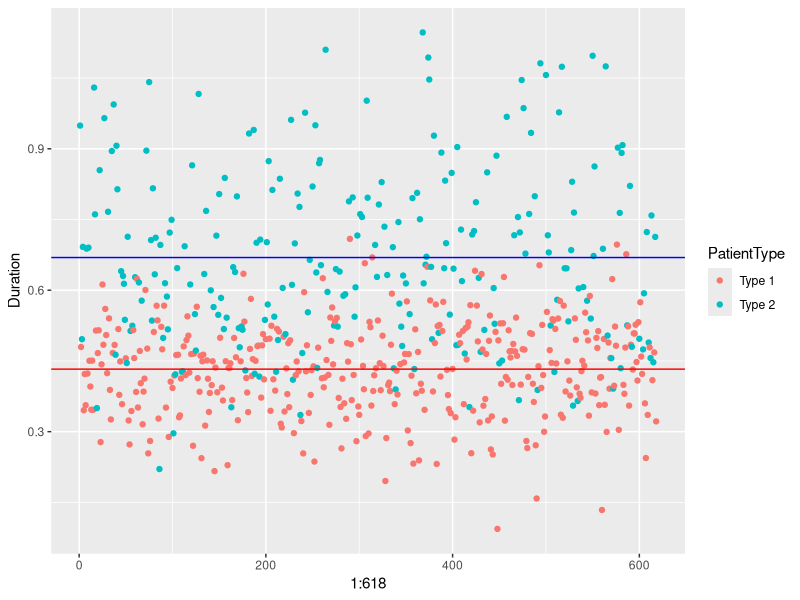
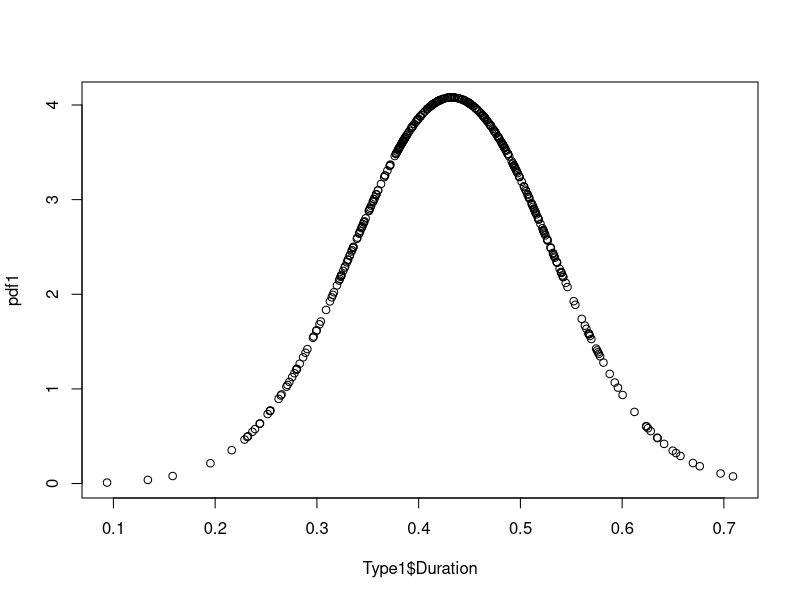
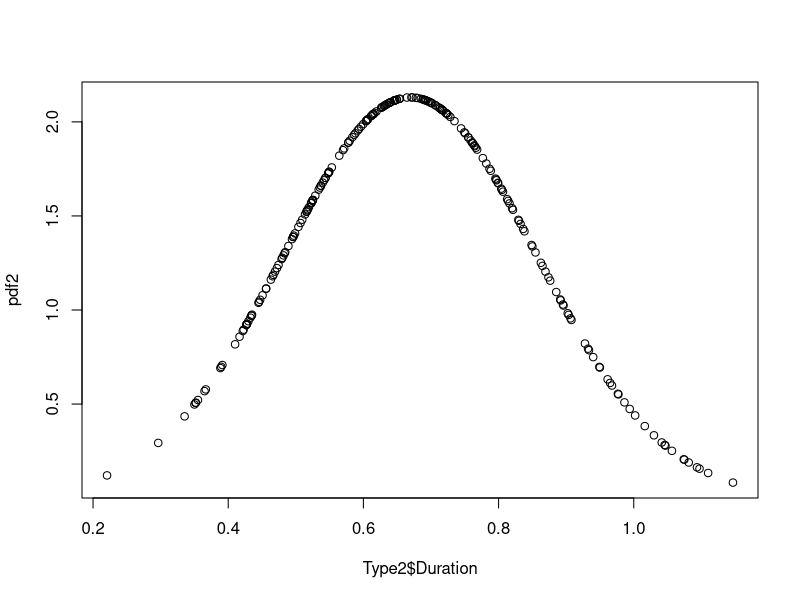
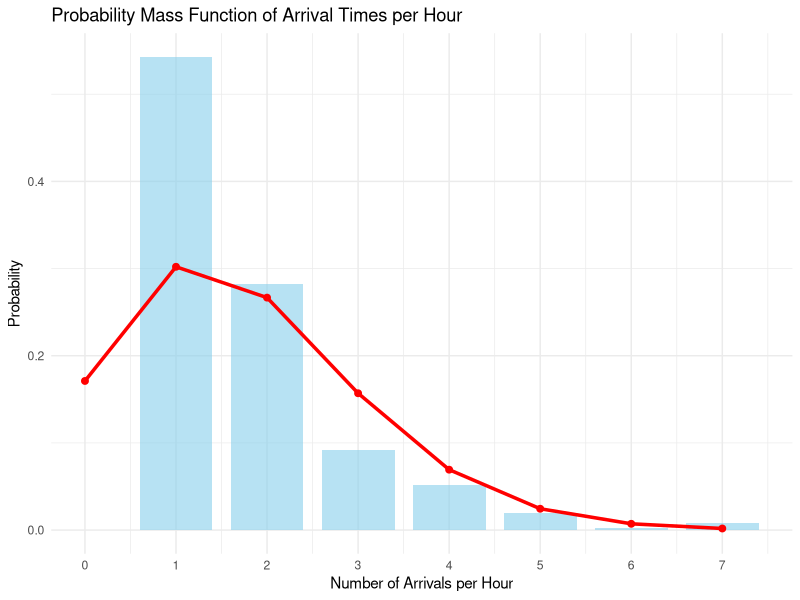
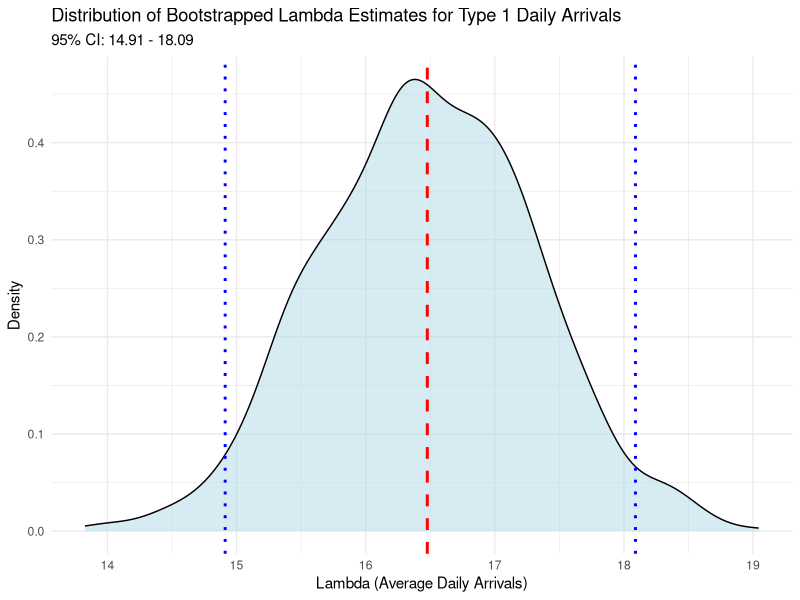

Write R code to recreate these figures, in order. (Note: this script raises an error after producing the figures.)

library(ggplot2)
library(lubridate)
library(tidyverse)
library(zoo)

#Datasets
ScanRecords <- read.csv("ScanRecords.csv")
ScanRecords$Date <- as.Date(ScanRecords$Date)
Type1 <- dplyr::filter(ScanRecords, PatientType=="Type 1") #Ik moest dplyr:: toevoegen want hij had een conflict met een ander package
Type2 <- dplyr::filter(ScanRecords, PatientType=="Type 2") #Ik moest dplyr:: toevoegen want hij had een conflict met een ander package

#Duration Scatterplot 
ggplot(ScanRecords, aes(x=1:618, y=Duration, color = PatientType))+
  geom_point() +
  geom_hline(yintercept = mean(Type1$Duration), color = "red") +
  geom_hline(yintercept = mean(Type2$Duration), color = "blue")

#Duration Normal Distribution PDF plot
pdf1 <- dnorm(Type1$Duration, mean=mean(Type1$Duration), sd = sd(Type1$Duration))
plot(Type1$Duration, pdf1)
pdf2 <- dnorm(Type2$Duration, mean=mean(Type2$Duration), sd = sd(Type2$Duration))
plot(Type2$Duration, pdf2)

#Arrival time/Poisson Process 
# For now this only gives the PMF and lambda for both patienttypes together, we
# should still use bootstrap to estimate the lambda and do it also per patientype. 

# Step 1: Create a timestamp by combining Date and Time, then round to hourly intervals
ScanRecords <- ScanRecords %>%
  mutate(timestamp = as.POSIXct(Date) + dhours(Time),   # Combine Date and Time
         hour = floor_date(timestamp, "hour"))          # Round to hourly intervals

# Step 2: Count the number of arrivals per hour per day
hourly_counts <- ScanRecords %>%
  group_by(Date, PatientType, hour) %>%
  summarise(count = n()) %>%
  ungroup()

# Step 3: Calculate the mean arrival rate (lambda) per hour
lambda <- mean(hourly_counts$count)

# Step 4: Create the observed PMF by calculating the frequency of each count value
observed_pmf <- hourly_counts %>%
  count(count) %>%
  mutate(prob = n / sum(n))

# Step 5: Generate the theoretical Poisson PMF based on the mean arrival rate
# Generate the counts we observed (unique arrival values)
max_count <- max(hourly_counts$count)
theoretical_pmf <- data.frame(
  count = 0:max_count,
  prob = dpois(0:max_count, lambda)
)

# Step 6: Plot the observed PMF and overlay the theoretical Poisson PMF
ggplot() +
  geom_bar(data = observed_pmf, aes(x = count, y = prob), stat = "identity", fill = "skyblue", alpha = 0.6, width = 0.8) +
  geom_line(data = theoretical_pmf, aes(x = count, y = prob), color = "red", size = 1.2) +
  geom_point(data = theoretical_pmf, aes(x = count, y = prob), color = "red", size = 2) +
  labs(x = "Number of Arrivals per Hour", y = "Probability", title = "Probability Mass Function of Arrival Times per Hour") +
  theme_minimal() +
  theme(legend.position = "top") +
  scale_x_continuous(breaks = 0:max_count)


# ARRIVAL TIMES TYPE 1 patient
# Count daily arrivals for Type 1
daily_arrivals_type1 <- Type1 %>%
  group_by(Date) %>%
  summarise(daily_count = n())

# Calculate mean arrival rate (lambda) for Poisson distribution
lambda_type1 <- mean(daily_arrivals_type1$daily_count)

# Parametric Bootstrap to estimate uncertainty for lambda
bootstrap_lambda <- replicate(1000, {
  sample_counts <- rpois(n = nrow(daily_arrivals_type1), lambda = lambda_type1)
  mean(sample_counts)
})

# Create a data frame for the bootstrapped lambdas
bootstrap_lambda_df <- data.frame(lambda = bootstrap_lambda)

# Calculate the mean of the bootstrap lambdas
mean_lambda <- mean(bootstrap_lambda)

# Calculate 95% confidence interval for bootstrap lambda values
lambda_ci <- quantile(bootstrap_lambda_df$lambda, probs = c(0.025, 0.975))

# Plot the distribution of bootstrap lambda values with mean and confidence interval lines
ggplot(bootstrap_lambda_df, aes(x = lambda)) +
  geom_density(fill = "lightblue", alpha = 0.5) +             # Density plot of bootstrap lambdas
  geom_vline(xintercept = mean_lambda, color = "red",         # Line at mean lambda
             linetype = "dashed", size = 1) +
  geom_vline(xintercept = lambda_ci[1], color = "blue",       # Lower bound of CI
             linetype = "dotted", size = 1) +
  geom_vline(xintercept = lambda_ci[2], color = "blue",       # Upper bound of CI
             linetype = "dotted", size = 1) +
  labs(title = "Distribution of Bootstrapped Lambda Estimates for Type 1 Daily Arrivals",
       subtitle = paste("95% CI:", round(lambda_ci[1], 2), "-", round(lambda_ci[2], 2)),
       x = "Lambda (Average Daily Arrivals)", y = "Density") +
  theme_minimal()

testtestest
  
